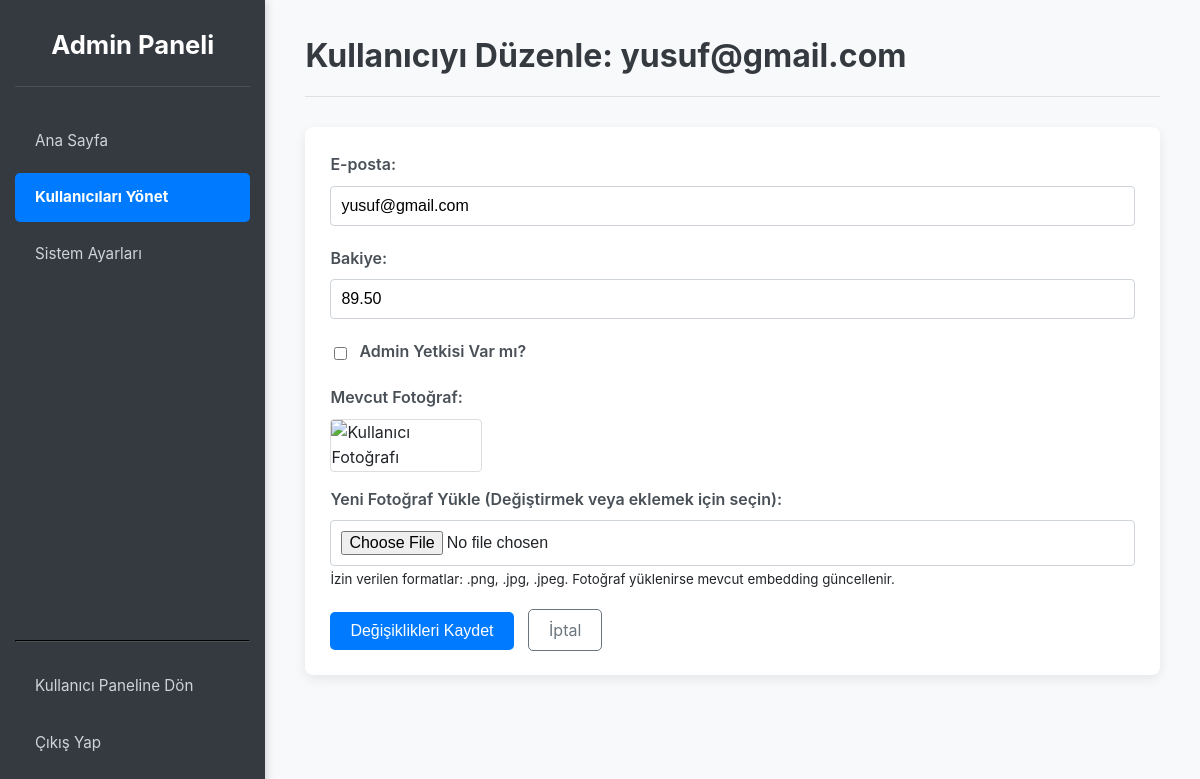
The page /admin/user/2/edit (signed in) on the database as committed earlier.
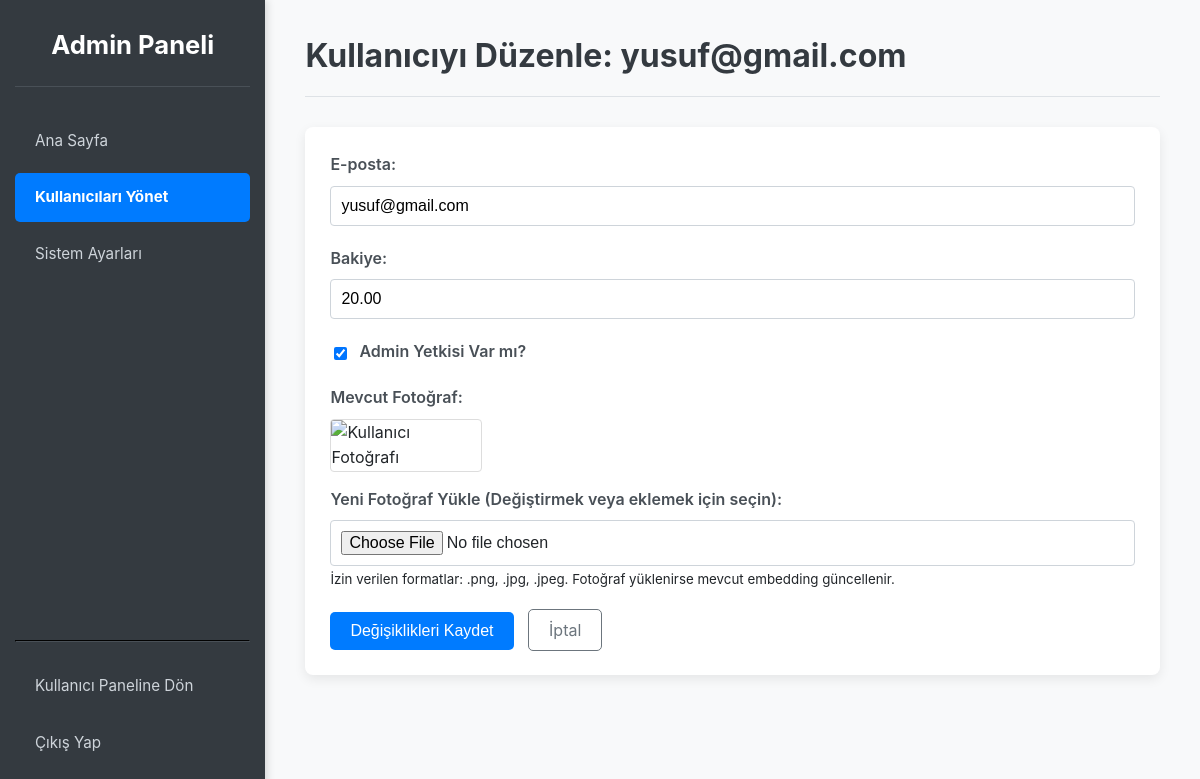
The same page on the database as committed later.
### src/app.py (models this page shows, shortened)
class User(UserMixin, db.Model):
    id = db.Column(db.Integer, primary_key=True)
    email = db.Column(db.String(120), index=True, unique=True, nullable=False)
    password_hash = db.Column(db.String(256), nullable=False)
    photo_filename = db.Column(db.String(255), nullable=True)
    embedding = db.Column(db.LargeBinary, nullable=True)
    balance = db.Column(db.Numeric(10, 2), nullable=False, default=Decimal('0.00'))
    is_admin = db.Column(db.Boolean, nullable=False, default=False)

### src/app.py (the view, shortened to what this page needs)
@app.route('/admin/user/<int:user_id>/edit', methods=['GET', 'POST'])
@login_required
@admin_required
def admin_edit_user(user_id):
    user_to_edit = db.session.get(User, user_id)
    if not user_to_edit:
        flash('Kullanıcı bulunamadı.', 'danger')
        return redirect(url_for('admin_list_users'))
    photo_url = None
    if user_to_edit.photo_filename:
        photo_url = url_for('serve_user_photo', filename=user_to_edit.photo_filename)
    return render_template('admin_edit_user.html',
                           user_to_edit=user_to_edit,
                           page_title=f"Kullanıcıyı Düzenle: {user_to_edit.email}",
                           photo_url=photo_url)

### src/app.py (called while the page is built)
@app.after_request
def add_header(response):
    response.headers['Cache-Control'] = 'no-store, no-cache, must-revalidate, post-check=0, pre-check=0, max-age=0'
    response.headers['Pragma'] = 'no-cache'
    response.headers['Expires'] = '-1'
    return response

@login_manager.user_loader
def load_user(user_id):
    return db.session.get(User, int(user_id))

def admin_required(f):
    @wraps(f)
    def decorated_function(*args, **kwargs):
        if not current_user.is_authenticated or not current_user.is_admin:
            flash("Bu sayfaya erişim yetkiniz yok.", "danger")
            return redirect(url_for('go_to_dashboard_or_login'))
        return f(*args, **kwargs)
    return decorated_function

### src/templates/admin_edit_user.html (shortened to what this page needs)
<!DOCTYPE html>
<html lang="tr">
<head>
</head>
<body>
    <div class="admin-container">
        <nav class="sidebar">
            <div>
                <h3>Admin Paneli</h3>
                <ul>
                    <li><a href="{{ url_for('admin_dashboard') }}" class="{{ 'active' if request.endpoint == 'admin_dashboard' else '' }}">Ana Sayfa</a></li>
                    <li><a href="{{ url_for('admin_list_users') }}" class="{{ 'active' if 'user' in request.endpoint or request.endpoint == 'admin_list_users' else '' }}">Kullanıcıları Yönet</a></li>
                    <li><a href="{{ url_for('admin_settings') }}" class="{{ 'active' if request.endpoint == 'admin_settings' else '' }}">Sistem Ayarları</a></li>
                </ul>
            </div>
            <div class="footer-links">
                <hr>
                <ul>
                    <li><a href="{{ url_for('dashboard') }}">Kullanıcı Paneline Dön</a></li>
                    <li><a href="{{ url_for('logout') }}">Çıkış Yap</a></li>
                </ul>
            </div>
        </nav>
        <main class="content">
            <h2>{{ page_title }}</h2>
            <div class="card">
                <form method="POST" enctype="multipart/form-data">
                    <div class="form-group">
                        <label for="email">E-posta:</label>
                        <input type="email" id="email" name="email" value="{{ user_to_edit.email }}" required>
                    </div>
                    <div class="form-group">
                        <label for="balance">Bakiye:</label>
                        <input type="number" id="balance" name="balance" value="{{ '%.2f'|format(user_to_edit.balance) }}" step="0.01" required>
                    </div>
                    <div class="form-group">
                        <label for="is_admin">
                            <input type="checkbox" id="is_admin" name="is_admin" {% if user_to_edit.is_admin %}checked{% endif %}>
                            Admin Yetkisi Var mı?
                        </label>
                    </div>
                    {% if photo_url %}
                    <div class="form-group current-photo">
                        <label>Mevcut Fotoğraf:</label>
                        <img src="{{ photo_url }}" alt="Kullanıcı Fotoğrafı">
                    </div>
                    {% else %}
                    <div class="form-group current-photo">
                        <label>Mevcut Fotoğraf:</label>
                        <p><em>Kullanıcının kayıtlı fotoğrafı bulunmuyor.</em></p>
                    </div>
                    {% endif %}
                    <div class="form-group">
                        <label for="new_photo">Yeni Fotoğraf Yükle (Değiştirmek veya eklemek için seçin):</label>
                        <input type="file" id="new_photo" name="new_photo" accept="image/png, image/jpeg, image/jpg">
                        <small>İzin verilen formatlar: .png, .jpg, .jpeg. Fotoğraf yüklenirse mevcut embedding güncellenir.</small>
                    </div>
                    <div class="form-actions">
                        <button type="submit">Değişiklikleri Kaydet</button>
                        <a href="{{ url_for('admin_list_users') }}">İptal</a>
                    </div>
                </form>
            </div>
        </main>
    </div>
</body>
</html>

Rows that differ between the two databases and show on the page:
changed User "yusuf@gmail.com": balance "89.50" → "20.00"; is_admin "☐" → "☑"
